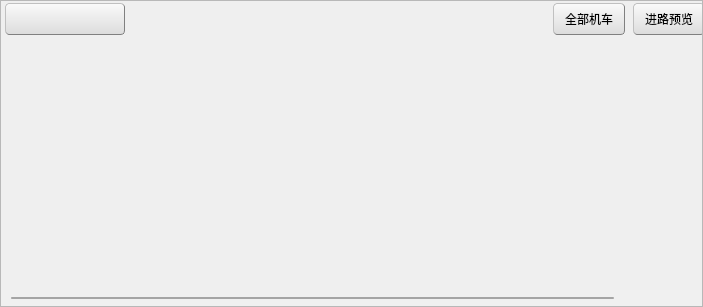
<?xml version="1.0" encoding="UTF-8"?>
<ui version="4.0">
 <class>ShuntRouteWidget</class>
 <widget class="QWidget" name="ShuntRouteWidget">
  <property name="geometry">
   <rect>
    <x>0</x>
    <y>0</y>
    <width>703</width>
    <height>307</height>
   </rect>
  </property>
  <property name="windowTitle">
   <string>Form</string>
  </property>
  <property name="styleSheet">
   <string notr="true">QPushButton{
	background-color: rgb(240, 240, 240);
	border:1px groove gray;
	border-radius:4px;
	padding:1px 2px;
	border-style:outset;
}
QPushButton:hover{
	background-color: rgb(229, 241, 251);
	color:black
}
QPushButton:pressed{
	background-color: rgb(204, 228, 247);
	border-style:inset;
}
QPushButton{
	background-color: qlineargradient(spread:pad, x1:0, y1:1, x2:0, y2:0, stop:0 rgba(220, 220, 220, 255), stop:1 rgba(250, 250, 250, 255));
}

QPushButton::menu-indicator
{
    subcontrol-origin:padding;
    subcontrol-position:right;
}

QMenu{
	background-color: rgb(229, 241, 251);
	color: rgb(0, 0, 0);
	margin: 2px;
}
QMenu::item{
	padding: 2px 20px 2px 20px;
 	margin: 0px;
}
QMenu::item:selected {
	color: rgb(0, 0, 0);
	background-color: rgb(204, 228, 247);
}

QWidget#ShuntRouteWidget{
	background-color: rgb(240, 240, 240);
}

QScrollBar:vertical {
 	width: 16px;
}

QScrollBar::handle:vertical {
	background-color: rgba(160, 160, 160, 240);
	min-height: 24px;
	border-radius:1px; 
	margin: 10px 7px 10px 7px;
}

QScrollBar::handle:vertical:hover,
QScrollBar::handle:vertical:pressed {
	background-color: rgba(160, 160, 160, 240);
	min-height: 24px;
 	border-radius: 3px;
	margin: 10px 5px 10px 5px;
}

QScrollBar::sub-page:vertical {
      background-color: rgb(240, 240, 240);
}

QScrollBar::add-page:vertical {
      background-color: rgb(240, 240, 240);
}

QScrollBar::sub-line:vertical {
      border: none;
}

QScrollBar::add-line:vertical {
      border: none;
}


QScrollBar:horizontal {
 	height: 16px;
	background-color: rgb(240, 240, 240);
}

QScrollBar::handle:horizontal {
	background-color: rgba(160, 160, 160, 240);
	border-radius:1px; 
	margin: 7px 10px 7px 10px;
}

QScrollBar::handle:horizontal:hover,
QScrollBar::handle:horizontal:pressed {
	background-color: rgba(160, 160, 160, 240);
 	border-radius: 3px;
	margin: 5px 10px 5px 10px;
}
QScrollBar::sub-page:horizontal {
      background-color: rgb(240, 240, 240);
}

QScrollBar::add-page:horizontal {
      background-color: rgb(240, 240, 240);
}

QScrollBar::sub-line:horizontal  {
      border: none;
}

QScrollBar::add-line:horizontal  {
      border: none;
}
</string>
  </property>
  <layout class="QHBoxLayout" name="horizontalLayout">
   <property name="spacing">
    <number>0</number>
   </property>
   <property name="leftMargin">
    <number>0</number>
   </property>
   <property name="topMargin">
    <number>0</number>
   </property>
   <property name="rightMargin">
    <number>0</number>
   </property>
   <property name="bottomMargin">
    <number>0</number>
   </property>
   <item>
    <widget class="QScrollArea" name="scrollArea">
     <property name="widgetResizable">
      <bool>true</bool>
     </property>
     <widget class="QWidget" name="scrollAreaWidgetContents">
      <property name="geometry">
       <rect>
        <x>0</x>
        <y>0</y>
        <width>788</width>
        <height>289</height>
       </rect>
      </property>
      <layout class="QVBoxLayout" name="verticalLayout">
       <property name="spacing">
        <number>4</number>
       </property>
       <property name="leftMargin">
        <number>0</number>
       </property>
       <property name="topMargin">
        <number>0</number>
       </property>
       <property name="rightMargin">
        <number>0</number>
       </property>
       <property name="bottomMargin">
        <number>0</number>
       </property>
       <item>
        <widget class="QWidget" name="widget" native="true">
         <property name="minimumSize">
          <size>
           <width>788</width>
           <height>36</height>
          </size>
         </property>
         <property name="maximumSize">
          <size>
           <width>16777215</width>
           <height>36</height>
          </size>
         </property>
         <layout class="QHBoxLayout" name="horizontalLayout_2">
          <property name="spacing">
           <number>8</number>
          </property>
          <property name="leftMargin">
           <number>4</number>
          </property>
          <property name="topMargin">
           <number>0</number>
          </property>
          <property name="rightMargin">
           <number>4</number>
          </property>
          <property name="bottomMargin">
           <number>0</number>
          </property>
          <item>
           <widget class="QPushButton" name="pushButton">
            <property name="minimumSize">
             <size>
              <width>120</width>
              <height>32</height>
             </size>
            </property>
            <property name="maximumSize">
             <size>
              <width>120</width>
              <height>32</height>
             </size>
            </property>
            <property name="text">
             <string/>
            </property>
           </widget>
          </item>
          <item>
           <spacer name="horizontalSpacer">
            <property name="orientation">
             <enum>Qt::Horizontal</enum>
            </property>
            <property name="sizeHint" stdset="0">
             <size>
              <width>40</width>
              <height>20</height>
             </size>
            </property>
           </spacer>
          </item>
          <item>
           <widget class="QPushButton" name="pushButton_2">
            <property name="minimumSize">
             <size>
              <width>72</width>
              <height>32</height>
             </size>
            </property>
            <property name="maximumSize">
             <size>
              <width>72</width>
              <height>32</height>
             </size>
            </property>
            <property name="text">
             <string>全部机车</string>
            </property>
           </widget>
          </item>
          <item>
           <widget class="QPushButton" name="pushButton_3">
            <property name="minimumSize">
             <size>
              <width>72</width>
              <height>32</height>
             </size>
            </property>
            <property name="maximumSize">
             <size>
              <width>72</width>
              <height>32</height>
             </size>
            </property>
            <property name="text">
             <string>进路预览</string>
            </property>
           </widget>
          </item>
          <item>
           <widget class="QPushButton" name="pushButton_4">
            <property name="minimumSize">
             <size>
              <width>72</width>
              <height>32</height>
             </size>
            </property>
            <property name="maximumSize">
             <size>
              <width>72</width>
              <height>32</height>
             </size>
            </property>
            <property name="text">
             <string>办理进路</string>
            </property>
           </widget>
          </item>
         </layout>
        </widget>
       </item>
       <item>
        <widget class="ShuntRouteTableWidget" name="widget_2" native="true"/>
       </item>
      </layout>
     </widget>
    </widget>
   </item>
  </layout>
 </widget>
 <customwidgets>
  <customwidget>
   <class>ShuntRouteTableWidget</class>
   <extends>QWidget</extends>
   <header location="global">Shunting/shuntroutetablewidget.h</header>
   <container>1</container>
  </customwidget>
 </customwidgets>
 <resources/>
 <connections/>
</ui>
